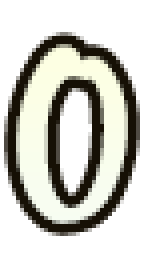
#> input picture assets/numbers/white_0.png, 36 x 64 px, given in place of white_minus.png, which was not available (shown 4 times larger)
$ python build_number_signs.py
#> lines starting #> are read from the running program, lines starting #| are printed output that depends on the picture
### bwpdiy/render/badges.py
"""元素渲染：按布局元素定义渲染 等级标/稀有度双标/派系标/数值标/点文本。"""

from PIL import Image, ImageDraw

from bwpdiy.render.assets import AssetLibrary
from bwpdiy.render.common import paste_centered
from bwpdiy.render.text import FRAME_TEXT_FILL

# 卡牌类型 → 牌框/角标资源代码（web/app.py 经 pipeline 转引此表，勿改名）
TYPE_FRAME_CODE = {
    "式神": "form",   # 式神卡外观形状同形态牌
    "形态": "form",
    "战斗": "combat",
    "法术": "spell",
    "幻境": "field",
    "协战": "reinforce",
}

FACTION_COLOR = {
    "红莲": "red",
    "苍叶": "green",
    "青岚": "blue",
    "紫岩": "purple",
    # 无相：无派系标，跳过
}

# 战斗牌护甲负值换破甲贴图：stats/combat_fragile_{1,2}.png，默认深红变体 2
FRAGILE_VARIANT = 2

# stat 字段 → stats/ 贴图文件 stem（stats/{stem}.png；力量/生命全类型共用同一资源）
_FIELD_BADGE = {
    "power+": "power", "power": "power",
    "health+": "health", "health": "health",
    "shield+": "shield",
    "durability": "intensity",
}


def _frame_variant(card: dict) -> str:
    return card.get("frame_variant", "norm")


# [11 lines left out: function _paste_element, not called in this run]


# 数值颜色语义的历史渐变端色；运行时数字与符号直接使用 assets/numbers/ 位图。
STAT_COLORS = {
    "white": ((253, 255, 226), (247, 253, 242)),
    "red": ((230, 33, 2), (234, 105, 43)),
    "green": ((15, 204, 172), (71, 213, 156)),
    "purple": ((150, 34, 187), (241, 100, 252)),
    "yellow": ((255, 162, 63), (255, 255, 199)),
}
STAT_VALUE_COLORS = {"red", "green", "purple"}


def _vertical_gradient(size: tuple[int, int], top: tuple[int, int, int],
                       bottom: tuple[int, int, int]) -> Image.Image:
    """竖直线性渐变 RGB 图（顶→底）。"""
    w, h = size
    grad = Image.new("RGB", size)
    draw = ImageDraw.Draw(grad)
    for y in range(h):
        t = y / max(1, h - 1)
        color = tuple(round(a + (b - a) * t) for a, b in zip(top, bottom))
        draw.line((0, y, w, y), fill=color)
    return grad


def _tint(img: Image.Image, top: tuple[int, int, int],
          bottom: tuple[int, int, int]) -> Image.Image:
    """亮色填充重着色为竖直渐变、深色描边原样保留（亮度软掩膜过渡）。"""
    lum = img.convert("L").point(lambda v: min(255, max(0, (v - 60) * 3)))
    solid_bbox = lum.point(lambda v: 255 if v == 255 else 0).getbbox()
    if solid_bbox:
        top_y, bottom_y = solid_bbox[1], solid_bbox[3]
        grad = Image.new("RGB", img.size, top)
        grad.paste(_vertical_gradient((img.width, bottom_y - top_y), top, bottom),
                   (0, top_y))
        if bottom_y < img.height:
            grad.paste(bottom, (0, bottom_y, img.width, img.height))
    else:
        grad = _vertical_gradient(img.size, top, bottom)
    out = Image.composite(grad, img.convert("RGB"), lum).convert("RGBA")
    out.putalpha(img.getchannel("A"))
    return out


_NUMBER_FILE_COLOR = {"yellow": "orange"}


# [9 lines left out: function _number_image, not called in this run]


def _render_infinity(lib: AssetLibrary, font_size: int) -> Image.Image:
    return _number_image(lib, "white", "inf", font_size)


_DIGIT_GAP = 3  # 相邻数字墨迹的最小水平间距 px


# [58 lines left out: functions _row_ink_extents, _render_digits, not called in this run]


# stat 适用矩阵（用户裁定唯一口径，渲染/文本避让/GUI 输入同表）：
# (type, field) -> "signed"（带 ± 号，0 不绘制：战斗、法术觉醒）/ "plain"（无符号，0 照常绘制）
# 表外组合即使 card 带该字段也不绘制；协战/非觉醒法术无任何 stat
_STAT_MATRIX = {
    ("式神", "power"): "plain", ("式神", "health"): "plain",
    ("战斗", "power+"): "signed", ("战斗", "shield+"): "signed",
    ("法术", "power+"): "signed", ("法术", "health+"): "signed",  # 仅 evolve=true
    ("形态", "power"): "plain", ("形态", "health"): "plain",
    ("幻境", "durability"): "plain",
}


# [206 lines left out: functions _stat_mode, stat_rendered, _render_sign, _render_number_block, render_element, not called in this run]

### scripts/build_number_signs.py
from pathlib import Path

from PIL import Image

from bwpdiy.render.badges import STAT_COLORS, _tint

NUMBERS = Path(__file__).resolve().parent.parent / "assets" / "numbers"


def make_sign(color: str, name: str, size: tuple[int, int]) -> None:
    source = Image.open(NUMBERS / f"white_{name}.png").convert("RGBA")
    if source.size != size:
        canvas = Image.new("RGBA", size)
        canvas.alpha_composite(source, ((size[0] - source.width) // 2,
                                        (size[1] - source.height) // 2))
        source = canvas
    endpoint_color = "yellow" if color == "orange" else color
    _tint(source, *STAT_COLORS[endpoint_color]).save(NUMBERS / f"{color}_{name}.png")


def main() -> None:
    make_sign("orange", "minus", (21, 64))
#> in make_sign, source is the input picture: PIL image 36x64 RGBA; mean R, G, B, A 134.9, 133.3, 120.8, 127.4
#> in make_sign, `canvas = Image.new("RGBA", size)`: canvas: PIL image 21x64 RGBA; every value is 0
#> in make_sign, `canvas.alpha_composite(source, ((size[0] - source.width) // 2, (size[1..`:
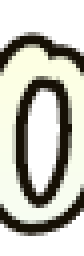
#> canvas: PIL image 21x64 RGBA (shown 4 times larger); mean R, G, B, A 91.9, 91.6, 81.5, 152.8; transparent parts drawn white
#> in _tint, `lum = img.convert("L").point(lambda v: min(255, max(0, (v - 60) * 3)))`:
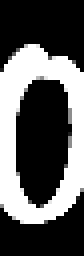
#> lum: PIL image 21x64 L (shown 4 times larger); min 0, max 255, mean 91.5
#> in _tint, `solid_bbox = lum.point(lambda v: 255 if v == 255 else 0).getbbox()`: solid_bbox = (0, 11, 21, 56)
#> in _tint, `top_y, bottom_y = solid_bbox[1], solid_bbox[3]`: top_y = 11; bottom_y = 56
#> in _vertical_gradient, `grad = Image.new("RGB", size)`: grad: PIL image 21x45 RGB; every value is 0
    make_sign("purple", "plus", (27, 64))
#> call 2 of make_sign, with color = 'purple', name = 'plus', size = (27, 64)
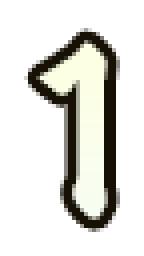
#> input picture assets/numbers/white_1.png, 36 x 64 px, given in place of white_plus.png, which was not available (shown 4 times larger)
#> in make_sign, source is the input picture: PIL image 36x64 RGBA; mean R, G, B, A 155.8, 154.3, 144.7, 75.9
#> in make_sign (call 2), `canvas = Image.new("RGBA", size)`: canvas: PIL image 27x64 RGBA; every value is 0
#> call 2 of _tint, with top = (150, 34, 187), bottom = (241, 100, 252)
#> in _tint (call 2), `lum = img.convert("L").point(lambda v: min(255, max(0, (v - 60) * 3)))`:
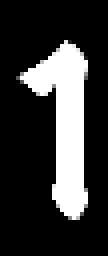
#> lum: PIL image 27x64 L (shown 4 times larger); min 0, max 255, mean 54.1
#> in _tint (call 2), `solid_bbox = lum.point(lambda v: 255 if v == 255 else 0).getbbox()`: solid_bbox = (5, 11, 22, 55)
#> in _tint (call 2), `top_y, bottom_y = solid_bbox[1], solid_bbox[3]`: bottom_y = 55
#> in _vertical_gradient (call 2), `grad = Image.new("RGB", size)`: grad: PIL image 27x44 RGB; every value is 0
#> in _tint (call 2), `out.putalpha(img.getchannel("A"))`:
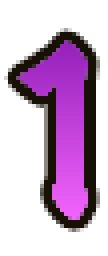
#> out: PIL image 27x64 RGBA (shown 4 times larger); mean R, G, B, A 45.6, 17.4, 47.4, 101.2; transparent parts drawn white
    make_sign("purple", "minus", (21, 64))
#> call 3 of _tint, with top = (150, 34, 187), bottom = (241, 100, 252)
#> in _tint (call 3), `solid_bbox = lum.point(lambda v: 255 if v == 255 else 0).getbbox()`: solid_bbox = (0, 11, 21, 56)
#> in _tint (call 3), `top_y, bottom_y = solid_bbox[1], solid_bbox[3]`: bottom_y = 56
#> in _tint (call 3), `grad.paste(bottom, (0, bottom_y, img.width, img.height))`:
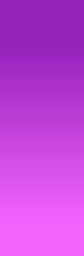
#> grad: PIL image 21x64 RGB (shown 4 times larger); mean R, G, B 193.4, 65.5, 218
#> in _tint (call 3), `out.putalpha(img.getchannel("A"))`:
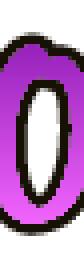
#> out: PIL image 21x64 RGBA (shown 4 times larger); mean R, G, B, A 77.1, 29.5, 81.2, 152.8; transparent parts drawn white


if __name__ == "__main__":
    main()
